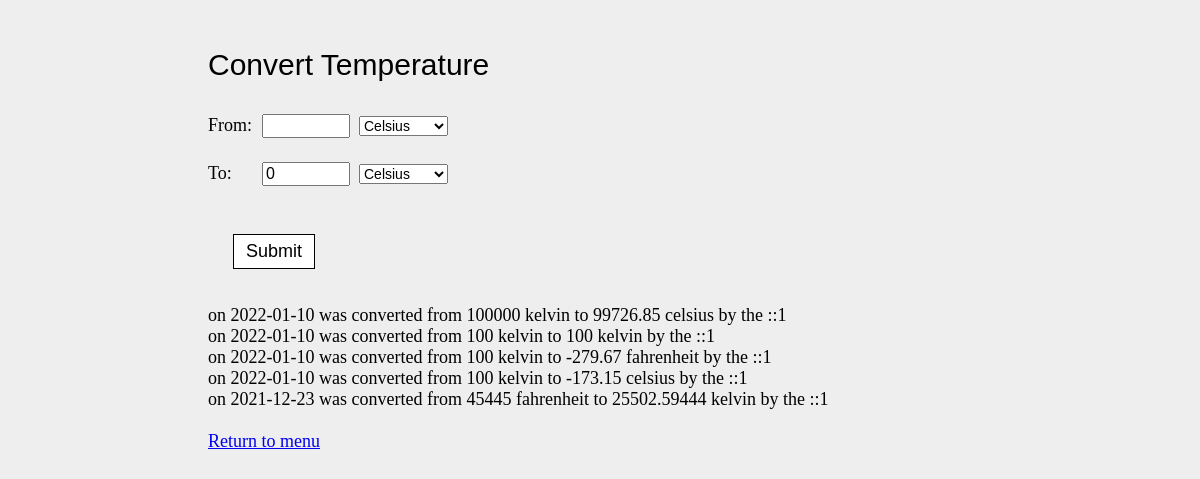
The page /temperature.php on the database its author committed.
### tables this page shows
CREATE TABLE `temperature` (
  `id` int(11) NOT NULL,
  `girilen` varchar(500) NOT NULL,
  `nerden` varchar(500) NOT NULL,
  `sonuc` varchar(500) NOT NULL,
  `nereye` varchar(500) NOT NULL,
  `ip_adresi` varchar(500) NOT NULL,
  `tarih` date NOT NULL
);

### includes/functions.php (called while the page is built, shortened)
<?php
function optionize($string) {
  return str_replace(' ', '_', strtolower($string));
}
function float_to_string($float, $precision=5) {
  $float = (float) $float;
  $string = number_format($float, $precision, '.', '');
  $string = rtrim($string, '0');
  $string = rtrim($string, '.');
  return $string;
}
?>

### temperature.php (the view, shortened to what this page needs)
<?php
include("includes/ayarlar.php");
require_once('includes/functions.php');
$from_value = '';
$from_unit = '';
$to_unit = '';
$to_value = '';
$temp_options = array(
  "Celsius",
  "Fahrenheit",
  "Kelvin"
);
?>
<!DOCTYPE html>
<html>
<head>
  <link href="styles.css" rel="stylesheet" type="text/css">
</head>
<body>
  <div id="main-content">
    <h1>Convert Temperature</h1>
    <form action="" method="post">
      <div class="entry">
        <label>From:</label>&nbsp;
        <input type="text" name="from_value" value="<?php echo $from_value; ?>" />&nbsp;
        <select name="from_unit">
          <?php
          foreach ($temp_options as $unit) {
            $opt = optionize($unit);
            echo "<option value=\"{$opt}\"";
            if ($from_unit == $opt) {
              echo " selected";
            }
            echo ">{$unit}</option>";
          }
          ?>
        </select>
      </div>
      <div class="entry">
        <label>To:</label>&nbsp;
        <input type="text" name="to_value" value="<?php echo float_to_string($to_value); ?>" />&nbsp;
        <select name="to_unit">
          <?php
          foreach ($temp_options as $unit) {
            $opt = optionize($unit);
            echo "<option value=\"{$opt}\"";
            if ($to_unit == $opt) {
              echo " selected";
            }
            echo ">{$unit}</option>";
          }
          ?>
        </select>
      </div>
      <input type="submit" name="submit" value="Submit" />
    </form>
    <?php
    $cevaplar = $db->prepare("SELECT * FROM temperature GROUP BY id DESC");
    $cevaplar->execute();
    $rows = $cevaplar->fetchAll(PDO::FETCH_ASSOC);
    foreach ($rows as $key => $row) {
      echo "on " . $row["tarih"] . " " . "was converted from " . $row["girilen"] . " " . $row["nerden"] . " " . "to " . $row["sonuc"] . " " . $row["nereye"] . " " . "by the " . $row["ip_adresi"] . "<br />";
    }
    ?>
    <br />
    <a href="index.php">Return to menu</a>
  </div>
</body>
</html>

### Styles.css (style rules this page uses)
html { height: 100%; width: 100%; margin: 0; padding: 0; }
body { height: 100%; width: 100%; padding: 0; background: #EEE; font: 18px Georgia, Times, "Times New Roman", Serif; }
#main-content { width: 800px; margin: 0 auto; padding: 20px 0; }
h1 { font: 30px Arial, "Helvetica Neue", Helvetica, Sans-Serif; }
form label { display: inline-block; width: 45px; }
form input[type="text"] { width: 80px; font-size: 16px; line-height: 16px; }
form select { margin: 1em 0; font-size: 14px; }
form input[type="submit"] { font-size: 1em; text-decoration: none; color: black; display: block; background: white; margin: 2em 0 2em 25px; padding: 6px 12px; border: 1px solid black; }

### rows shown on the page
temperature: tarih "2022-01-10", girilen "100000", nerden "kelvin", sonuc "99726.85", nereye "celsius", ip_adresi "::1"
temperature: tarih "2022-01-10", girilen "100", nerden "kelvin", sonuc "100", nereye "kelvin", ip_adresi "::1"
temperature: tarih "2022-01-10", girilen "100", nerden "kelvin", sonuc "-279.67", nereye "fahrenheit", ip_adresi "::1"
temperature: tarih "2022-01-10", girilen "100", nerden "kelvin", sonuc "-173.15", nereye "celsius", ip_adresi "::1"
temperature: tarih "2021-12-23", girilen "45445", nerden "fahrenheit", sonuc "25502.59444", nereye "kelvin", ip_adresi "::1"

### other values the page prints
form field from_unit "Celsius"
form field to_unit "Celsius"
